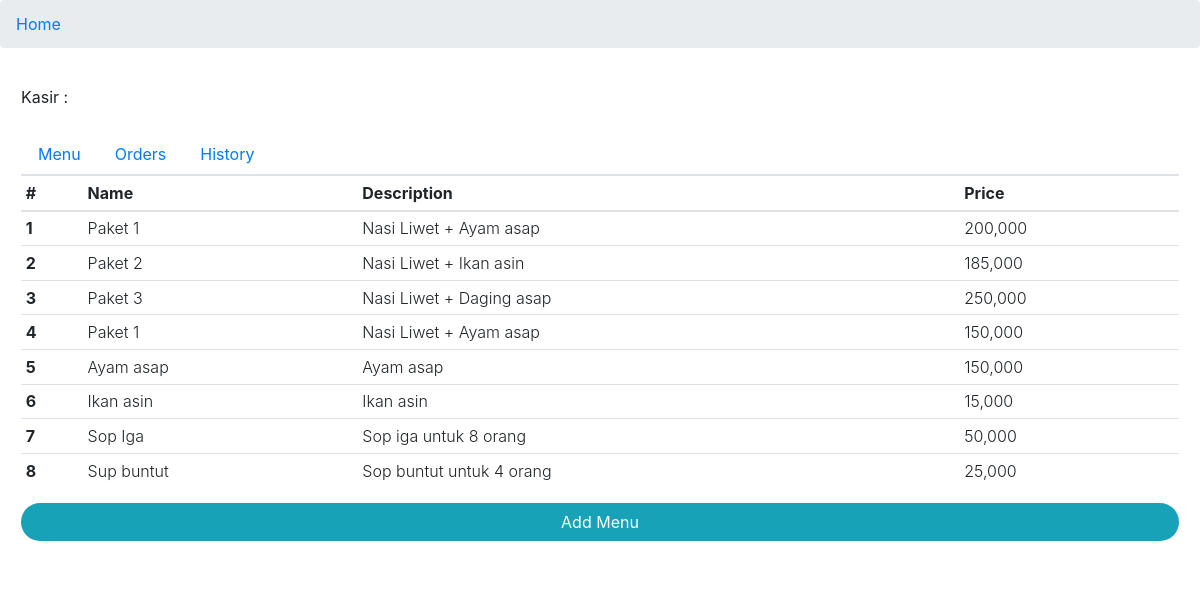
Before: / with the older database file.
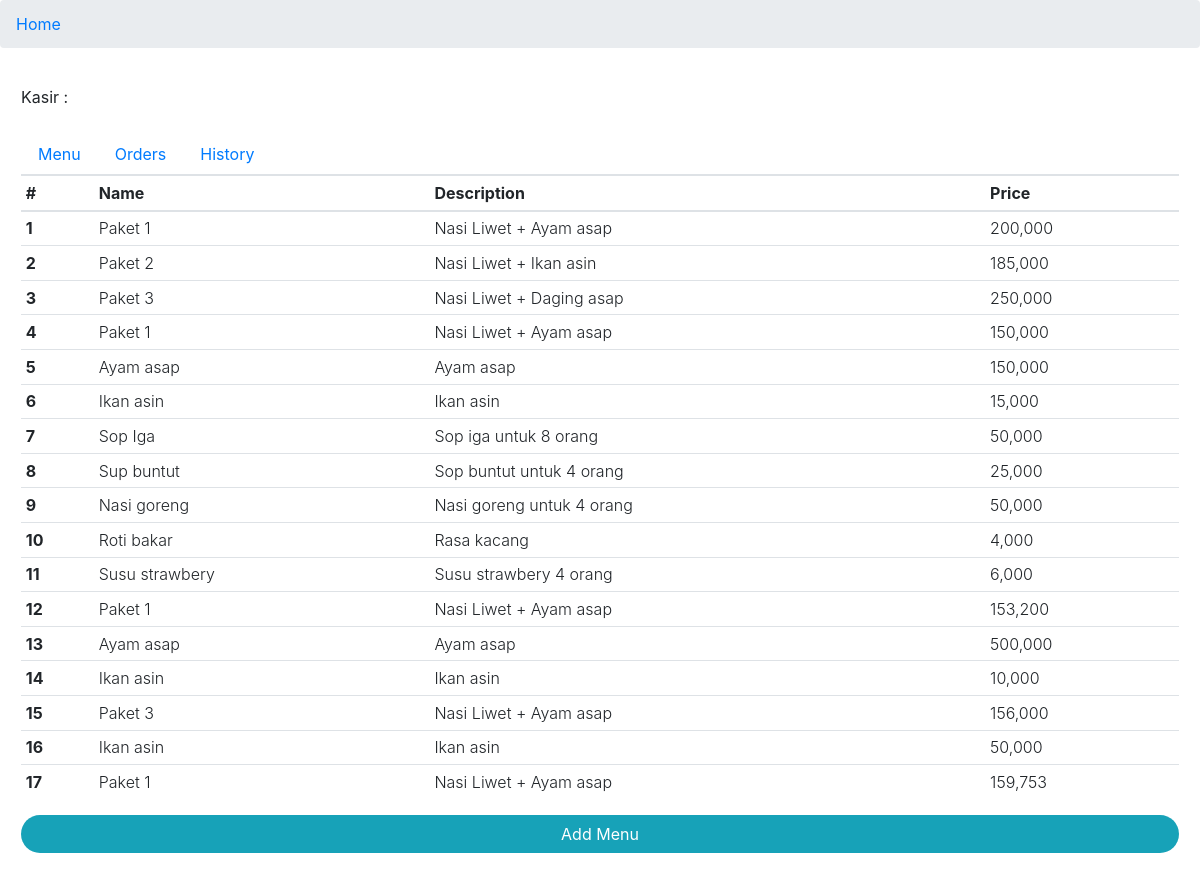
After: the same page with the newer database file.
### account/models.py (models this page shows, shortened)
class Menu(models.Model):
    user = models.ForeignKey(User, on_delete=models.CASCADE, related_name='pakets')
    nama = models.CharField(max_length=255)
    deskripsi = models.CharField(max_length=1000)
    harga = models.IntegerField(default=0)
    pub_date = models.DateTimeField(auto_now_add=True)
    class Meta:
        db_table = 'menu'

### account/views.py (the view)
# urls.py: path('', home_view,name='index'),
def home_view(request):
    daftar_menu = Menu.objects.all()
    daftar_penjualan = Penjualan.objects.all().order_by('lunas')
    return render(request, 'account/index.html', {'daftar_menu':daftar_menu,'daftar_penjualan':daftar_penjualan})

### account/templates/account/index.html (shortened to what this page needs)
{% extends 'base.html' %}
{% load humanize %}
{% block container %}
<div class="float-left">Kasir : <strong>{{user.username|upper}}</strong></div>
<br>
<br>
<ul class="nav nav-tabs" id="myTab" role="tablist">
  <li class="nav-item">
    <a class="nav-link " id="home-tab" data-toggle="tab" href="#home" role="tab" aria-controls="home"
      aria-selected="true">Menu</a>
  </li>
  <li class="nav-item">
    <a class="nav-link" id="profile-tab" data-toggle="tab" href="#profile" role="tab" aria-controls="profile"
      aria-selected="false">Orders</a>
  </li>
  <li class="nav-item">
    <a class="nav-link" id="history-tab" data-toggle="tab" href="#history" role="tab" aria-controls="history"
      aria-selected="false">History</a>
  </li>
</ul>
<div class="tab-content" id="myTabContent">
  <div class="tab-pane fade show active" id="home" role="tabpanel" aria-labelledby="home-tab">
    <table class="table table-sm font-weight-light">
      <thead>
        <tr>
          <th>#</th>
          <th>Name</th>
          <th>Description</th>
          <th>Price</th>
        </tr>
      </thead>
      <tbody>
        {% for i in daftar_menu %}
        <tr>
          <th scope="row">{{i.id}}</th>
          <td>{{i.nama|capfirst}}</td>
          <td>{{i.deskripsi|capfirst}}</td>
          <td>{{i.harga|intcomma}}</td>
        </tr>
        {% endfor %}
      </tbody>
    </table>
    <a class="btn badge-pill badge-info btn-block" href="{% url 'account:menu' %}">Add Menu</a>
  </div>
</div>
{% endblock %}

### account/templates/base.html (shortened to what this page needs)
<!doctype html>
<html lang="en">
<head>
  <link rel="stylesheet" href="https://maxcdn.bootstrapcdn.com/bootstrap/4.0.0/css/bootstrap.min.css"
>
</head>
<body class="">
  <nav aria-label="breadcrumb">
    <ol class="breadcrumb">
      <li class="breadcrumb-item"><a href="{% url 'account:index' %}">Home</a></li>
    </ol>
  </nav>
  <div class="card border-white mb-3">
    <div class="card-body">
      {% block container %}{% endblock %}
    </div>
  </div>
</body>
</html>

Changed rows visible on the page:
added Menu: id "9", nama "Nasi goreng", deskripsi "Nasi goreng untuk 4 orang", harga "50,000"
added Menu: id "10", nama "Roti bakar", deskripsi "Rasa kacang", harga "4,000"
added Menu: id "11", nama "Susu strawbery", deskripsi "Susu strawbery 4 orang", harga "6,000"
added Menu: id "12", nama "Paket 1", deskripsi "Nasi Liwet + Ayam asap", harga "153,200"
added Menu: id "13", nama "Ayam asap", deskripsi "Ayam asap", harga "500,000"
added Menu: id "14", nama "Ikan asin", deskripsi "Ikan asin", harga "10,000"
added Menu: id "15", nama "Paket 3", deskripsi "Nasi Liwet + Ayam asap", harga "156,000"
added Menu: id "16", nama "Ikan asin", deskripsi "Ikan asin", harga "50,000"
added Menu: id "17", nama "Paket 1", deskripsi "Nasi Liwet + Ayam asap", harga "159,753"
